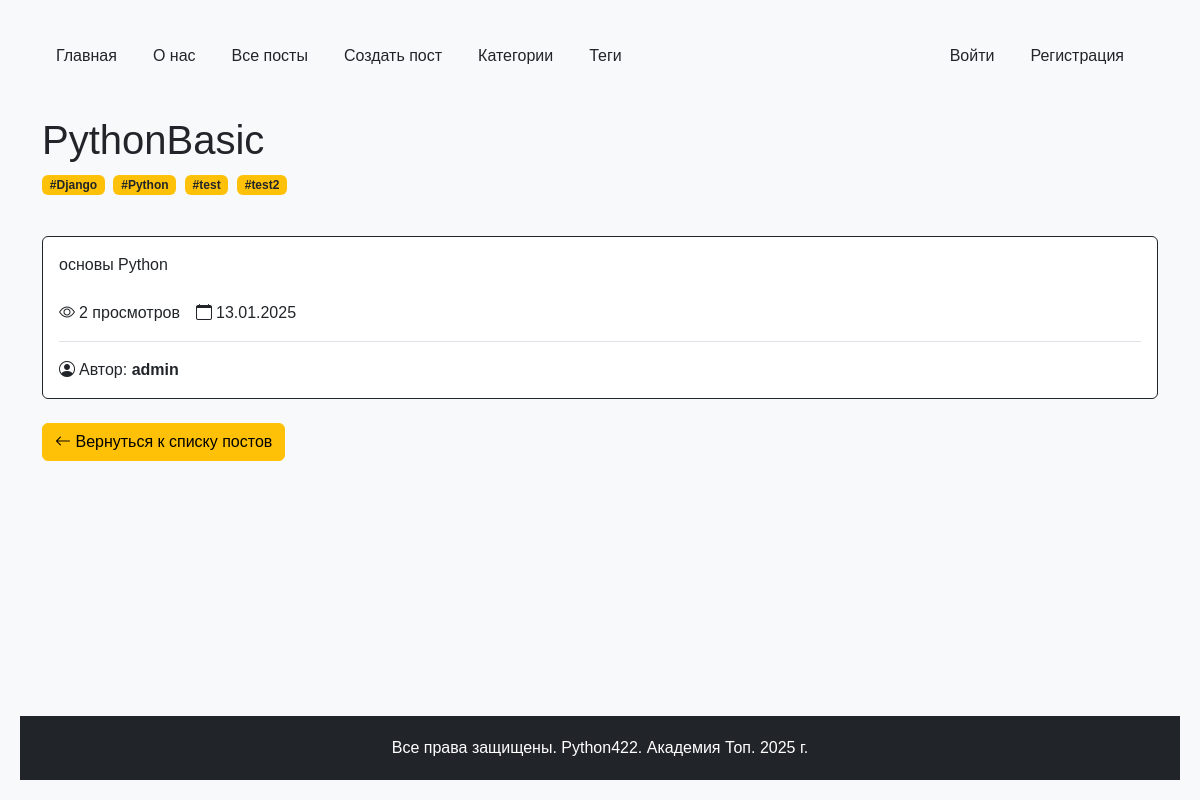
The page /posts/pythonbasic/ on the database its author committed.
### python_blog/models.py (models this page shows, shortened)
class Post(models.Model):
    STATUS_CHOICES = [
        ("draft", "Черновик"),
        ("review", "На проверке"),
        ("reviewed", "Проверено"),
        ("published", "Опубликовано"),
    ]
    title = models.CharField(max_length=100, unique=True, verbose_name="Заголовок")
    slug = models.SlugField(max_length=250, unique=True, verbose_name="Слаг", blank=True, null=True)
    content = models.TextField(verbose_name="Контент")
    author = models.ForeignKey(get_user_model(), on_delete=models.CASCADE, verbose_name="Автор", related_name="posts", default=None, null=True)
    created_at = models.DateTimeField(auto_now_add=True, verbose_name="Дата создания")
    updated_at = models.DateTimeField(auto_now=True, verbose_name="Дата обновления")
    views = models.PositiveIntegerField(default=0, verbose_name="Просмотры")
    status = models.CharField(
        max_length=10, choices=STATUS_CHOICES, default="review", verbose_name="Статус"
    )
    category = models.ForeignKey(
        "Category",  # Ссылка на модель Category
        on_delete=models.SET_NULL,  # При удалении категории, установить значение NULL
        blank=True,  # Не требуем в формах заполнения
        null=True,  # Разрешаем значение NULL в базе данных
        related_name="posts",  # Имя обратной связи
        default=None,  # По умолчанию значение NULL
        verbose_name="Категория",
    )
    tags = models.ManyToManyField("Tag", related_name="posts", verbose_name="Теги")
    class Meta:
        ordering = ["-created_at"]
        verbose_name = "Пост"
        verbose_name_plural = "Посты"

class Tag(models.Model):
    name = models.CharField(max_length=100, verbose_name="Название")
    slug = models.SlugField(max_length=250, unique=True, verbose_name="Слаг")
    def __str__(self):
        return self.name
    class Meta:
        verbose_name = "Тег"
        verbose_name_plural = "Теги"
        ordering = ["name"]

### python_blog/views.py (the view)
# urls.py: path('<slug:post_slug>/', post_detail, name='post_detail'),
def post_detail(request, post_slug):
    post = (
        Post.objects.select_related("category", "author")
        .prefetch_related("tags")
        .get(slug=post_slug)
    )
    session = request.session
    key = f"viewed_posts_{post.id}"
    if key not in session:
        Post.objects.filter(id=post.id).update(views=F("views") + 1)
        session[key] = True
        post.refresh_from_db()  # Обновляем объект
    context = {"title": post.title, "post": post}
    return render(request, "python_blog/post_detail.html", context)

### python_blog/context_processors.py (called while the page is built)
def menu_items(request):
    menu = [
    {"title": "Главная", "url_name": "main"},
    {"title": "О нас", "url_name": "about"},
    {"title": "Все посты", "url_name": "blog:posts"},
    {"title": "Создать пост", "url_name": "blog:post_create"},
    {"title": "Категории", "url_name": "blog:categories"},
    {"title": "Теги", "url_name": "blog:tags"},
]
    current_url_name = request.resolver_match.view_name
    for item in menu:
        item['is_active'] = current_url_name == item['url_name']
    return {'menu_items': menu}

### python_blog/templates/python_blog/post_detail.html (shortened to what this page needs)
{% extends "base.html" %}
{% block content %}
<div class="container mt-4">
    <div class="row mb-4">
        <div class="col-12">
            <h1 class="text-dark">{{ post.title }}</h1>
            <div class="mb-3">
                {% for tag in post.tags.all %}
                <a href="{% url 'blog:tag_detail' tag.slug %}" class="text-decoration-none">
                    <span class="badge bg-warning text-dark me-1">#{{ tag }}</span>
                </a>
                {% endfor %}
            </div>
        </div>
    </div>
    <div class="row">
        <div class="col-12">
            <div class="card border-dark">
                <div class="card-body">
                    <p class="card-text">{{ post.content }}</p>
                    <div class="stats mt-4 pb-3 border-bottom d-flex flex-wrap gap-3">
                        <span class="d-flex align-items-center text-dark">
                            <i class="bi bi-eye me-1"></i>
                            <span class="stats-text">{{ post.views }} просмотров</span>
                        </span>
                        <span class="d-flex align-items-center text-dark">
                            <i class="bi bi-calendar me-1"></i>
                            <span class="stats-text">{{ post.created_at|date:"d.m.Y" }}</span>
                        </span>
                    </div>
                    <div class="author mt-3">
                        <span class="d-flex align-items-center text-dark">
                            <i class="bi bi-person-circle me-1"></i>
                            <span class="stats-text">Автор: <span class="fw-bold">{{ post.author.username }}</span></span>
                        </span>
                    </div>
                </div>
            </div>
        </div>
    </div>
    <div class="row mt-4">
        <div class="col-12">
            <a href="{% url 'blog:posts' %}" class="btn btn-warning d-none d-md-inline-block">
                <i class="bi bi-arrow-left"></i> Вернуться к списку постов
            </a>
        </div>
    </div>
</div>
{% endblock %}

### static/css/main.css (style rules this page uses)
body { min-height: 100vh; display: flex; flex-direction: column; margin: 0; padding: 20px; background-color: #f8f9fa; font-family: Arial, sans-serif; }
.stats-text { white-space: nowrap; }

### rows shown on the page
Post: title "PythonBasic", content "основы Python", views "2", created_at "13.01.2025", author.username "admin"
Tag: name "Django"
Tag: name "Python"
Tag: name "test"
Tag: name "test2"

### other values the page prints
{{ item.title }} "Главная" "О нас" "Все посты" "Создать пост" "Категории" "Теги"
